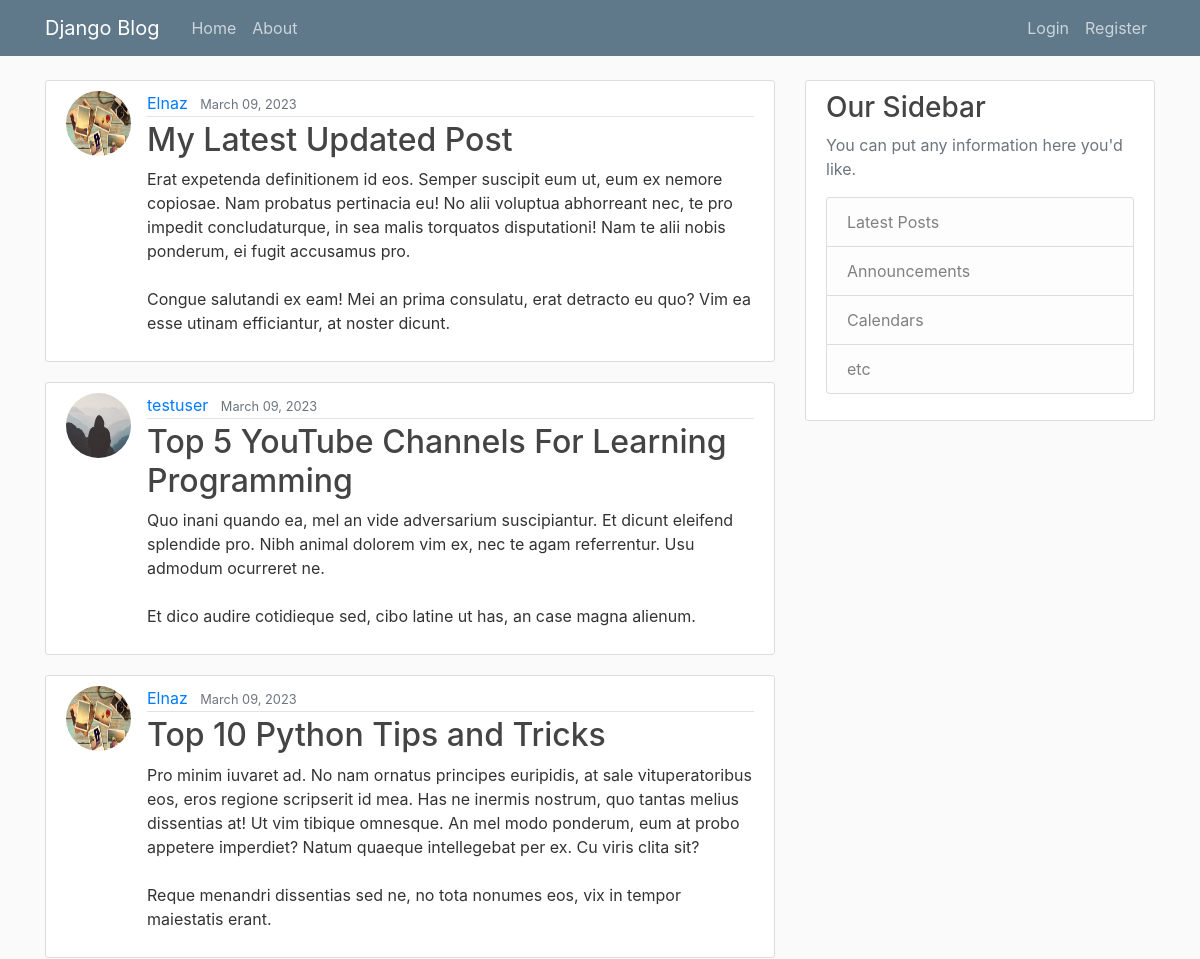
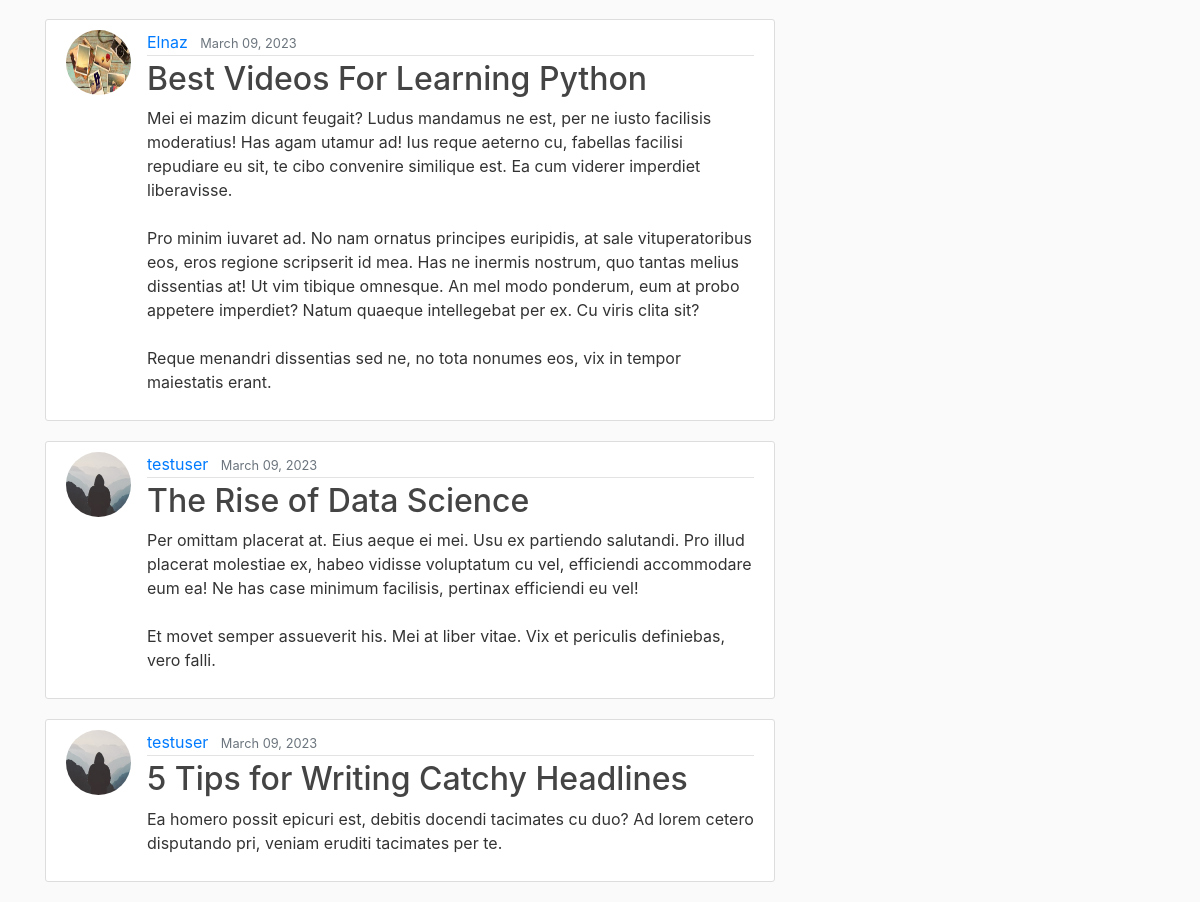
Before: / with the older database file (2 pictures, top to bottom).
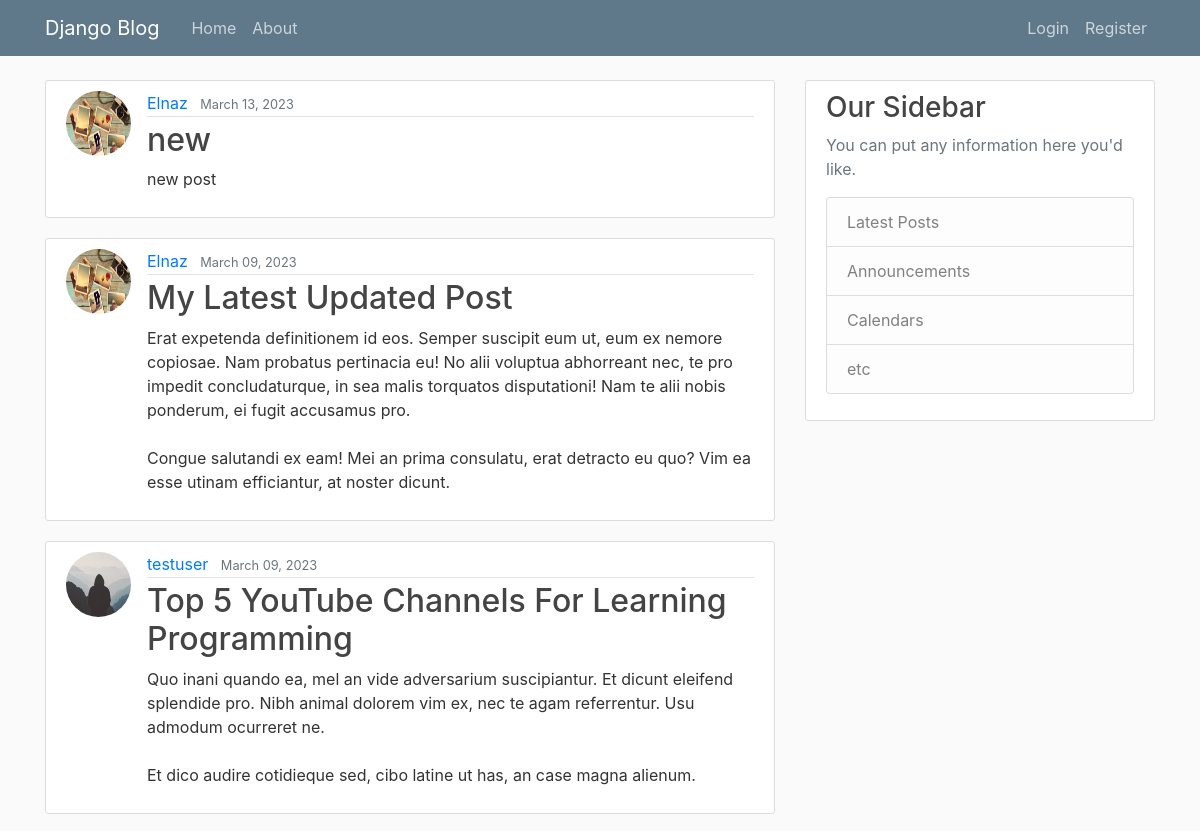
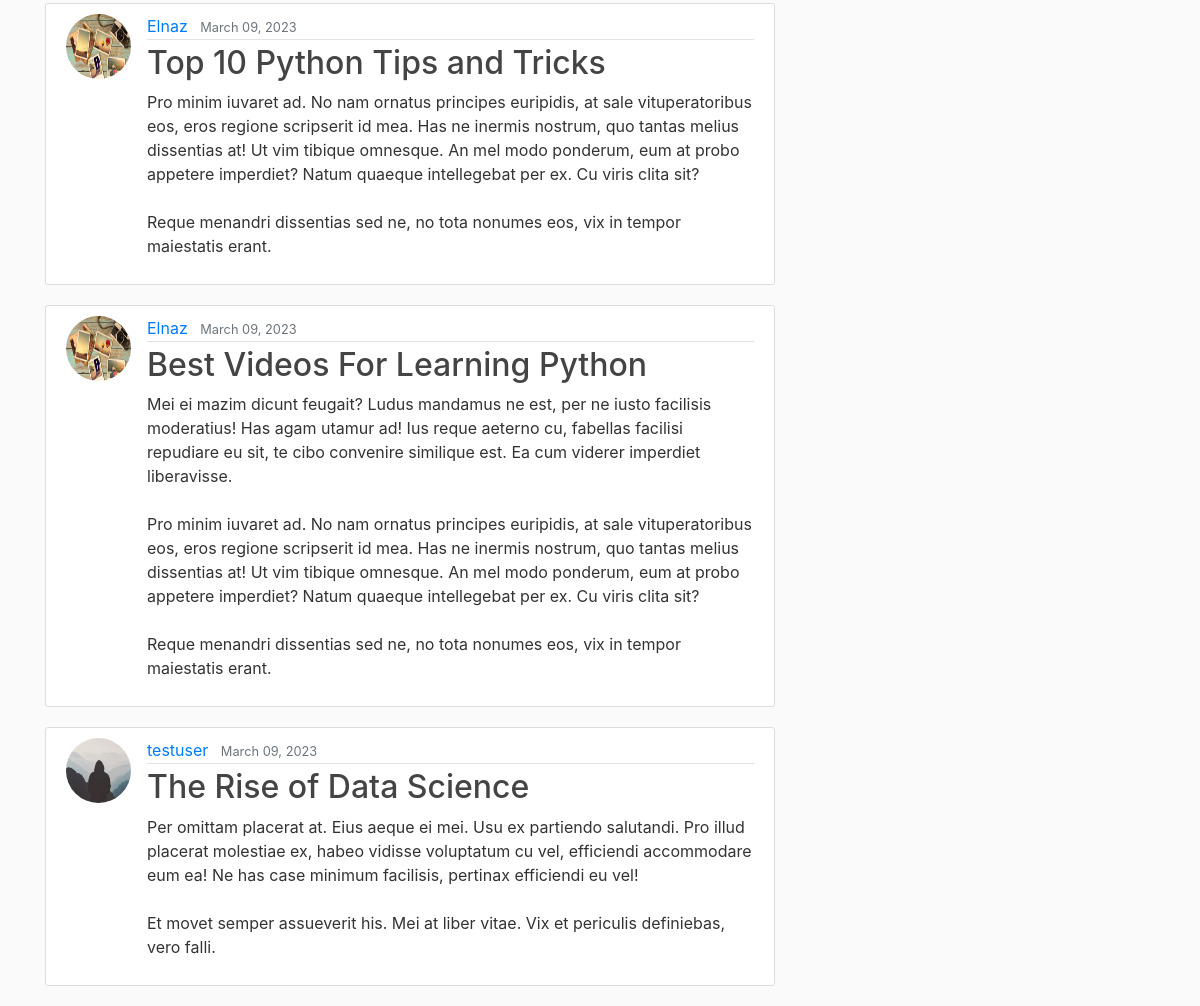
After: the same page with the newer database file (2 pictures, top to bottom).
### blog/models.py (models this page shows, shortened)
class Post(models.Model):
	title = models.CharField(max_length=100)
	content = models.TextField()
	data_posted=models.DateTimeField(default=timezone.now)
	author = models.ForeignKey(User, on_delete=models.CASCADE)

### users/models.py (models this page shows, shortened)
class Profile(models.Model):
    user = models.OneToOneField(User, on_delete=models.CASCADE)
    image = models.ImageField(default='default.jpg', upload_to='profile_pics')

### blog/views.py (the view)
# urls.py: path('', PostListView.as_view(), name='blog-home'),
class PostListView(ListView):
    model = Post
    template_name = 'blog/home.html'
    context_object_name = 'posts'
    ordering = ['-data_posted']
    paginate_by = 6

### blog/templates/blog/home.html
{% extends "blog/base.html" %}
{% block content %}
	{% for post in posts%}
		<article class="media content-section">
		  <img class="rounded-circle article-img" src="{{ post.author.profile.image.url }}">
		  <div class="media-body">
		    <div class="article-metadata">
		      <a class="mr-2" href="#">{{ post.author }}</a>
		      <small class="text-muted">{{ post.data_posted | date:"F d, Y" }}</small>
		    </div>
		    <h2><a class="article-title" href="{% url 'post-detail' post.id %}">{{ post.title }}</a></h2>
		    <p class="article-content">{{ post.content }}</p>
		  </div>
		</article>
	{% endfor%}
{% endblock content %}

### blog/templates/blog/base.html (shortened to what this page needs)
 {% load static %}
<!DOCTYPE html>
<html>
<head>
    <link rel="stylesheet" href="https://maxcdn.bootstrapcdn.com/bootstrap/4.0.0/css/bootstrap.min.css">
    <link rel="stylesheet" type="text/css" href="{% static 'blog/main.css' %}">
</head>
<body>
    <header class="site-header">
      <nav class="navbar navbar-expand-md navbar-dark bg-steel fixed-top">
        <div class="container">
          <a class="navbar-brand mr-4" href="{% url 'blog-home' %}">Django Blog</a>
          <div class="collapse navbar-collapse" id="navbarToggle">
            <div class="navbar-nav mr-auto">
              <a class="nav-item nav-link" href="{% url 'blog-home' %}">Home</a>
              <a class="nav-item nav-link" href="{% url 'blog-about' %}">About</a>
            </div>
            <div class="navbar-nav">
              {% if user.is_authenticated %}
                <a class="nav-item nav-link" href="{% url 'post-create'%}">New Post</a>
                <a class="nav-item nav-link" href="{% url 'profile'%}">Profile</a>
                <a class="nav-item nav-link" href="{% url 'logout'%}">Logout</a>
              {% else %}
                <a class="nav-item nav-link" href="{% url 'login'%}">Login</a>
                <a class="nav-item nav-link" href="{% url 'register' %}">Register</a>
               {% endif %}
            </div>
          </div>
        </div>
      </nav>
    </header>
    <main role="main" class="container">
      <div class="row">
        <div class="col-md-8">
          {% block content %}{% endblock %}
        </div>
        <div class="col-md-4">
          <div class="content-section">
            <h3>Our Sidebar</h3>
            <p class='text-muted'>You can put any information here you'd like.
              <ul class="list-group">
                <li class="list-group-item list-group-item-light">Latest Posts</li>
                <li class="list-group-item list-group-item-light">Announcements</li>
                <li class="list-group-item list-group-item-light">Calendars</li>
                <li class="list-group-item list-group-item-light">etc</li>
              </ul>
            </p>
          </div>
        </div>
      </div>
    </main>
</body>
</html>

### blog/static/blog/main.css (style rules this page uses)
body { background: #fafafa; color: #333333; margin-top: 5rem; }
h1, h2, h3, h4, h5, h6 { color: #444444; }
ul { margin: 0; }
.bg-steel { background-color: #5f788a; }
.site-header .navbar-nav .nav-link { color: #cbd5db; }
.content-section { background: #ffffff; padding: 10px 20px; border: 1px solid #dddddd; border-radius: 3px; margin-bottom: 20px; }
.article-title { color: #444444; }
.article-content { white-space: pre-line; }
.article-img { height: 65px; width: 65px; margin-right: 16px; }
.article-metadata { padding-bottom: 1px; margin-bottom: 4px; border-bottom: 1px solid #e3e3e3 }

Changed rows visible on the page:
no longer on this page (row unchanged): Post: author.profile.image (placeholder picture), author "testuser", data_posted "March 09, 2023", title "5 Tips for Writing Catchy Headlines", content "Ea homero possit epicuri est, debitis docendi tacimates cu duo? Ad lorem cetero disputando pri, veniam eruditi tacimates per te."
added Post: author.profile.image (picture), author "Elnaz", data_posted "March 13, 2023", title "new", content "new post"
